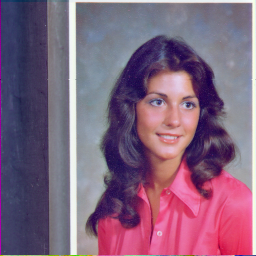
#> input picture Images/Lena/Lena.tiff, 256 x 256 px, found by its file name
$ jupyter execute --allow-errors coefficient.ipynb
#> lines starting #> are read from the running program, lines starting #| are printed output that depends on the picture
[cell 1]
from scipy import signal
import cv2
import matplotlib.pyplot as plt
import matplotlib.image as mpimg

img = cv2.imread('Images/Lena/Lena.tiff',0)
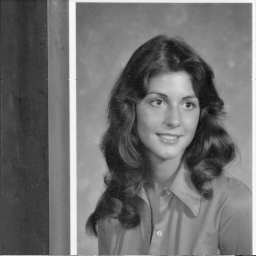
#> img: shape (256, 256); min 14, max 250, mean 111.2
cipher= cv2.imread('Images/Lena/cipher.tiff',0)
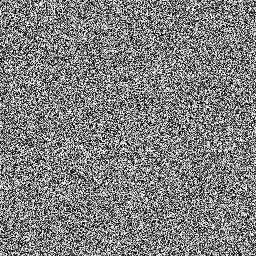
#> input picture Images/Lena/cipher.tiff, 256 x 256 px, found by its file name
#> cipher is the input picture: shape (256, 256); min 0, max 255, mean 127.6

#> (the rest of this cell did not finish here and is left out)
